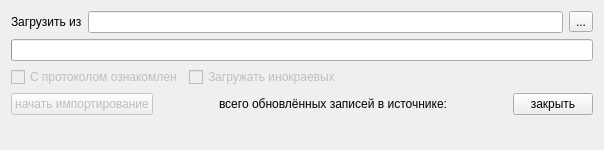
<?xml version="1.0" encoding="UTF-8"?>
<ui version="4.0">
 <class>Dialog</class>
 <widget class="QDialog" name="Dialog">
  <property name="geometry">
   <rect>
    <x>0</x>
    <y>0</y>
    <width>604</width>
    <height>150</height>
   </rect>
  </property>
  <property name="windowTitle">
   <string>Импорт данных ФЛК</string>
  </property>
  <layout class="QGridLayout" name="gridLayout">
   <item row="0" column="0">
    <layout class="QHBoxLayout" name="_2">
     <property name="spacing">
      <number>6</number>
     </property>
     <property name="margin">
      <number>0</number>
     </property>
     <item>
      <widget class="QLabel" name="lblLoadFrom">
       <property name="text">
        <string>Загрузить из</string>
       </property>
      </widget>
     </item>
     <item>
      <widget class="QLineEdit" name="edtFileName"/>
     </item>
     <item>
      <widget class="QToolButton" name="btnSelectFile">
       <property name="text">
        <string>...</string>
       </property>
      </widget>
     </item>
    </layout>
   </item>
   <item row="1" column="0">
    <widget class="CProgressBar" name="progressBar">
     <property name="maximum">
      <number>1</number>
     </property>
     <property name="value">
      <number>0</number>
     </property>
     <property name="orientation">
      <enum>Qt::Horizontal</enum>
     </property>
     <property name="format">
      <string/>
     </property>
    </widget>
   </item>
   <item row="2" column="0">
    <layout class="QHBoxLayout" name="horizontalLayout_2">
     <item>
      <widget class="QCheckBox" name="chkAgree">
       <property name="enabled">
        <bool>false</bool>
       </property>
       <property name="text">
        <string>С протоколом ознакомлен</string>
       </property>
      </widget>
     </item>
     <item>
      <widget class="QCheckBox" name="chkImportExternal">
       <property name="enabled">
        <bool>false</bool>
       </property>
       <property name="text">
        <string>Загружать инокраевых</string>
       </property>
      </widget>
     </item>
     <item>
      <spacer name="horizontalSpacer">
       <property name="orientation">
        <enum>Qt::Horizontal</enum>
       </property>
       <property name="sizeHint" stdset="0">
        <size>
         <width>40</width>
         <height>20</height>
        </size>
       </property>
      </spacer>
     </item>
    </layout>
   </item>
   <item row="3" column="0">
    <layout class="QHBoxLayout">
     <property name="spacing">
      <number>6</number>
     </property>
     <property name="margin">
      <number>0</number>
     </property>
     <item>
      <widget class="QPushButton" name="btnImport">
       <property name="enabled">
        <bool>false</bool>
       </property>
       <property name="text">
        <string>начать импортирование</string>
       </property>
      </widget>
     </item>
     <item>
      <spacer>
       <property name="orientation">
        <enum>Qt::Horizontal</enum>
       </property>
       <property name="sizeHint" stdset="0">
        <size>
         <width>40</width>
         <height>20</height>
        </size>
       </property>
      </spacer>
     </item>
     <item>
      <widget class="QLabel" name="lblNum">
       <property name="text">
        <string>всего обновлённых записей в источнике:</string>
       </property>
      </widget>
     </item>
     <item>
      <spacer>
       <property name="orientation">
        <enum>Qt::Horizontal</enum>
       </property>
       <property name="sizeHint" stdset="0">
        <size>
         <width>40</width>
         <height>20</height>
        </size>
       </property>
      </spacer>
     </item>
     <item>
      <widget class="QPushButton" name="btnClose">
       <property name="text">
        <string>закрыть</string>
       </property>
      </widget>
     </item>
    </layout>
   </item>
   <item row="4" column="0">
    <spacer name="verticalSpacer">
     <property name="orientation">
      <enum>Qt::Vertical</enum>
     </property>
     <property name="sizeHint" stdset="0">
      <size>
       <width>20</width>
       <height>40</height>
      </size>
     </property>
    </spacer>
   </item>
   <item row="5" column="0">
    <widget class="QTextBrowser" name="logBrowser">
     <property name="enabled">
      <bool>true</bool>
     </property>
     <property name="sizePolicy">
      <sizepolicy hsizetype="Expanding" vsizetype="Ignored">
       <horstretch>0</horstretch>
       <verstretch>0</verstretch>
      </sizepolicy>
     </property>
    </widget>
   </item>
  </layout>
 </widget>
 <customwidgets>
  <customwidget>
   <class>CProgressBar</class>
   <extends>QProgressBar</extends>
   <header>library/ProgressBar.h</header>
  </customwidget>
 </customwidgets>
 <tabstops>
  <tabstop>edtFileName</tabstop>
  <tabstop>btnSelectFile</tabstop>
  <tabstop>chkAgree</tabstop>
  <tabstop>chkImportExternal</tabstop>
  <tabstop>btnImport</tabstop>
  <tabstop>btnClose</tabstop>
  <tabstop>logBrowser</tabstop>
 </tabstops>
 <resources/>
 <connections>
  <connection>
   <sender>chkAgree</sender>
   <signal>toggled(bool)</signal>
   <receiver>btnImport</receiver>
   <slot>setEnabled(bool)</slot>
   <hints>
    <hint type="sourcelabel">
     <x>193</x>
     <y>92</y>
    </hint>
    <hint type="destinationlabel">
     <x>75</x>
     <y>126</y>
    </hint>
   </hints>
  </connection>
  <connection>
   <sender>btnClose</sender>
   <signal>clicked()</signal>
   <receiver>Dialog</receiver>
   <slot>close()</slot>
   <hints>
    <hint type="sourcelabel">
     <x>529</x>
     <y>126</y>
    </hint>
    <hint type="destinationlabel">
     <x>288</x>
     <y>73</y>
    </hint>
   </hints>
  </connection>
 </connections>
</ui>
